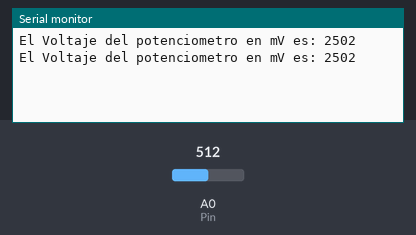
Recording of a sketch running on a simulated Arduino Uno, built with avr-gcc and run on an emulated ATmega328P. Shown: the last lines printed to the serial monitor. The test bench sets the inputs (shaded band); at power-on: A0 (Pin) = 512.

Above: at 1.8 s.
1.9 s: A0 (Pin) set to 716
At 2.7 s:
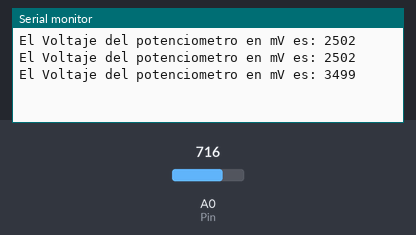
3.4 s: A0 (Pin) set to 900
At 4.3 s:
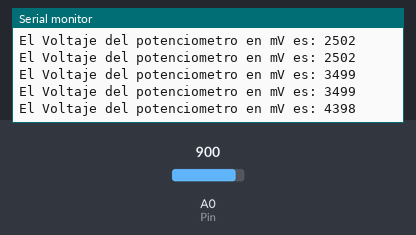
Timing chart, 0 to 6.4 s (numbered marks = the images above; inputs shaded):
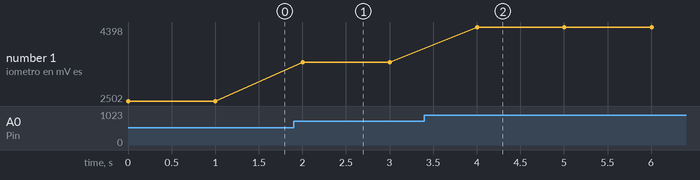

The sketch:

Medida_analogica.ino
```cpp
int Pin = A0;
float valor;
int voltaje;

void setup() {
  Serial.begin(9600);
}

void loop() {
   valor = analogRead(Pin);
   voltaje = map(valor, 0, 1023, 0, 5000);

   Serial.print("El Voltaje del potenciometro en mV es: ");
   Serial.println(voltaje);


   delay(1000);
}
```

Measured:
- after the input at 1.9 s, the serial monitor: prints a new line after 0.10 s (image 1)
- after the input at 3.4 s, the serial monitor: prints a new line after 0.60 s (image 2)
- plotted number 1: 2502 → 3499 after the input at 1.9 s, 3499 → 4398 after the input at 3.4 s
